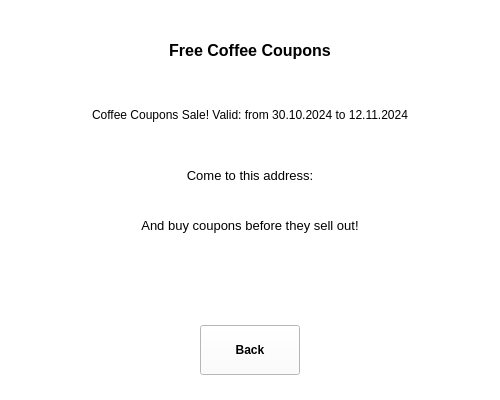
<?xml version="1.0" encoding="UTF-8"?>
<ui version="4.0">
 <class>Form</class>
 <widget class="QWidget" name="Form">
  <property name="geometry">
   <rect>
    <x>0</x>
    <y>0</y>
    <width>500</width>
    <height>400</height>
   </rect>
  </property>
  <property name="windowTitle">
   <string>Form</string>
  </property>
  <property name="styleSheet">
   <string notr="true">background-color: rgb(255, 255, 255);</string>
  </property>
  <widget class="QLabel" name="label">
   <property name="geometry">
    <rect>
     <x>0</x>
     <y>25</y>
     <width>500</width>
     <height>50</height>
    </rect>
   </property>
   <property name="font">
    <font>
     <pointsize>12</pointsize>
     <weight>75</weight>
     <bold>true</bold>
    </font>
   </property>
   <property name="text">
    <string>Free Coffee Coupons</string>
   </property>
   <property name="alignment">
    <set>Qt::AlignCenter</set>
   </property>
  </widget>
  <widget class="QLabel" name="label_2">
   <property name="geometry">
    <rect>
     <x>0</x>
     <y>150</y>
     <width>500</width>
     <height>50</height>
    </rect>
   </property>
   <property name="font">
    <font>
     <pointsize>10</pointsize>
     <weight>50</weight>
     <bold>false</bold>
    </font>
   </property>
   <property name="text">
    <string>Come to this address:</string>
   </property>
   <property name="alignment">
    <set>Qt::AlignCenter</set>
   </property>
  </widget>
  <widget class="QLabel" name="label_3">
   <property name="geometry">
    <rect>
     <x>0</x>
     <y>200</y>
     <width>500</width>
     <height>50</height>
    </rect>
   </property>
   <property name="font">
    <font>
     <pointsize>10</pointsize>
    </font>
   </property>
   <property name="text">
    <string>And buy coupons before they sell out!</string>
   </property>
   <property name="alignment">
    <set>Qt::AlignCenter</set>
   </property>
  </widget>
  <widget class="QLabel" name="label_4">
   <property name="geometry">
    <rect>
     <x>0</x>
     <y>90</y>
     <width>500</width>
     <height>50</height>
    </rect>
   </property>
   <property name="font">
    <font>
     <pointsize>9</pointsize>
    </font>
   </property>
   <property name="text">
    <string>Coffee Coupons Sale! Valid: from 30.10.2024 to 12.11.2024</string>
   </property>
   <property name="alignment">
    <set>Qt::AlignCenter</set>
   </property>
  </widget>
  <widget class="QPushButton" name="pushButton">
   <property name="geometry">
    <rect>
     <x>200</x>
     <y>325</y>
     <width>100</width>
     <height>50</height>
    </rect>
   </property>
   <property name="font">
    <font>
     <weight>75</weight>
     <bold>true</bold>
    </font>
   </property>
   <property name="text">
    <string>Back</string>
   </property>
  </widget>
 </widget>
 <resources/>
 <connections/>
</ui>
